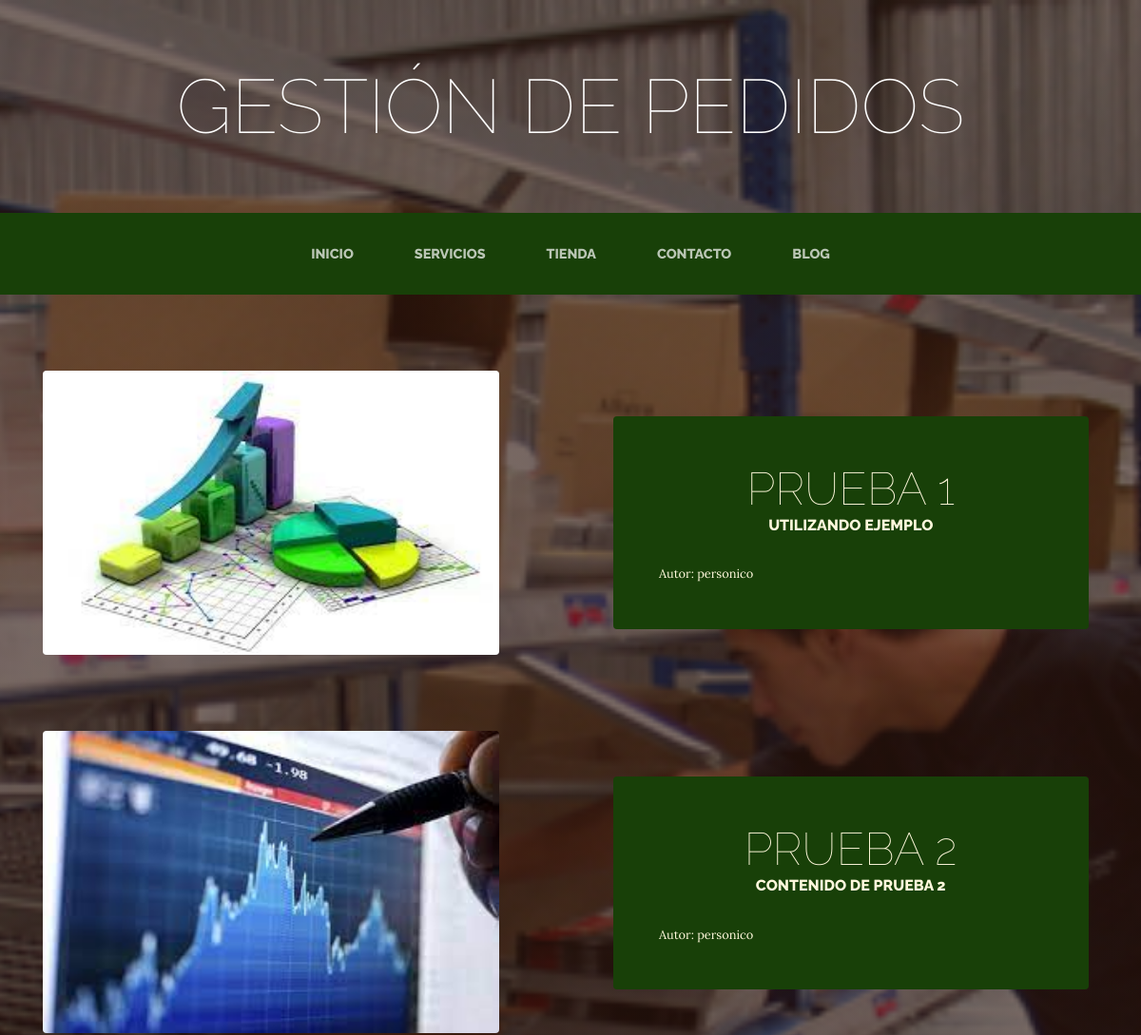
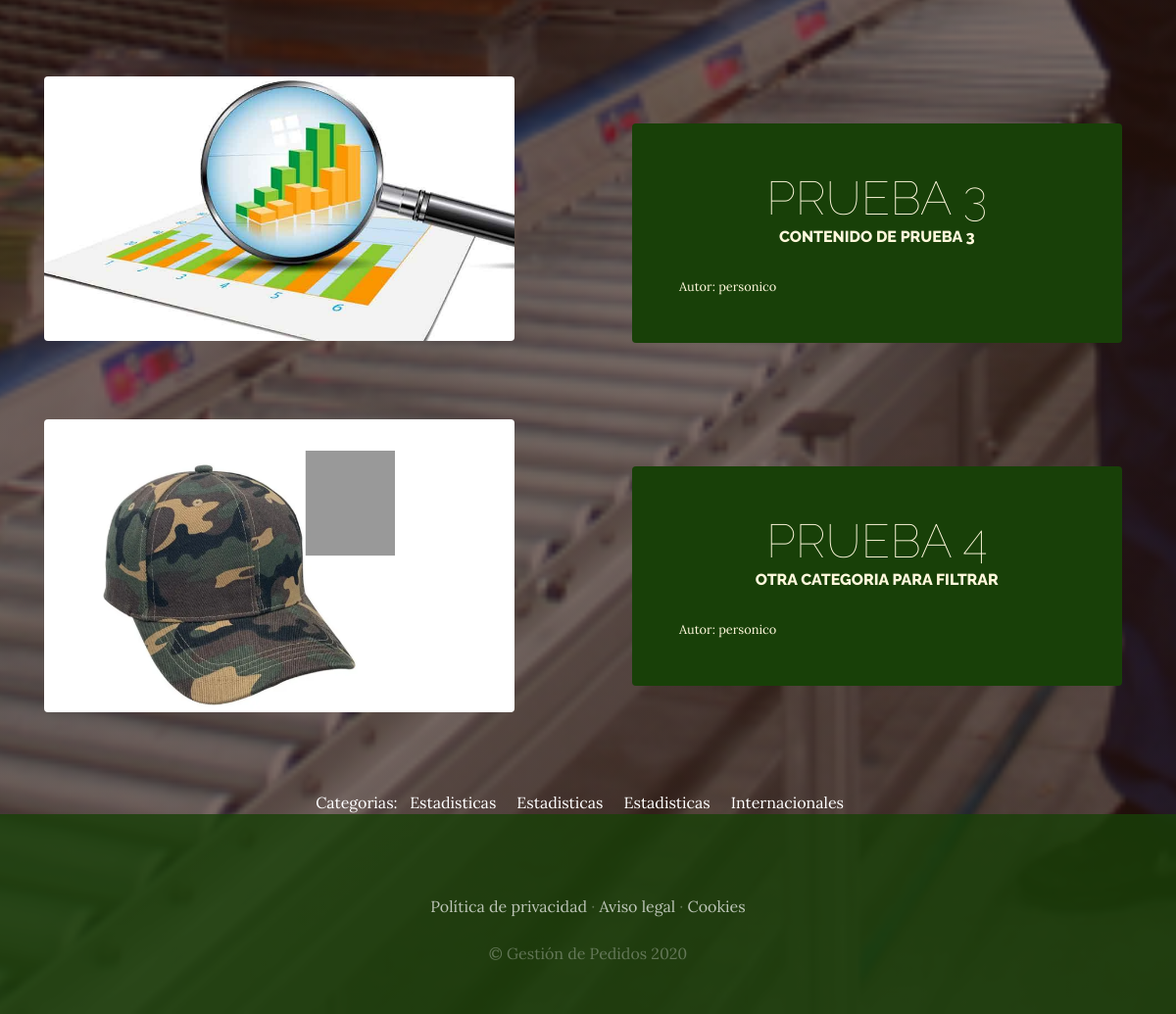
Screenshot of /blog/ with the database file from the repository (2 pictures, top to bottom).
### blog/models.py (models this page shows, shortened)
class Post(models.Model):
    titulo=models.CharField(max_length=50)
    contenido=models.CharField(max_length=50)
    autor= models.ForeignKey(User, on_delete=models.CASCADE)
    categorias=models.ManyToManyField(Categoria)
    imagen=models.ImageField(upload_to='blog',null=True,blank=True)
    created=models.DateTimeField(auto_now_add=True)
    updated=models.DateTimeField(auto_now_add=True)
    class Meta:
        verbose_name='post'
        verbose_name_plural='posts'

class Categoria(models.Model):
    nombre=models.CharField(max_length=50)
    created=models.DateTimeField(auto_now_add=True)
    updated=models.DateTimeField(auto_now_add=True)
    class Meta:
        verbose_name='categoria'
        verbose_name_plural='categorias'

### blog/views.py (the view)
# urls.py: 2. Add a URL to urlpatterns:  path('blog/', include('blog.urls'))
def blog(request):
    post=Post.objects.all()
    return render(request,"blog/blog.html",{"posts":post})

### blog/templates/blog/blog.html (shortened to what this page needs)
<html>
{% extends "PrimerProyectoWeb/base.html" %}
{% load static %}
{% block content %}
    {% for post in posts %}
    <section class="page-section clearfix">
        <div class="container">
          <div class="intro">
            <img class="intro-img img-fluid mb-3 mb-lg-0 rounded" src="{{post.imagen.url}}" style="width:  30em;" alt="">
            <div class="intro-text left-0 text-center bg-faded p-5 rounded">
              <h2 class="section-heading mb-4" >
                <span class="section-heading-lower">{{post.titulo}}</span>
                <span class="section-heading-upper">{{post.contenido}}</span>
              </h2>
             <div style="text-align: left; font-size: 0.8em;";> Autor: {{post.autor}}</div>
            </div>
          </div>
        </div>
      </section>
    {% endfor %}
    <section>
        <div style="text-align: center; color: white; width: 75%; margin: auto;">
            Categorias: &nbsp;
            {% for post in posts %}
                {% for categoria in post.categorias.all %}
                    {{categoria.nombre}} &nbsp;&nbsp;&nbsp;
                {% endfor %}
            {% endfor %}
        </div>
    </section>
{% endblock %}

### proyectApp/templates/PrimerProyectoWeb/base.html (shortened to what this page needs)
<html>
<head>
    {% load static %}
    <link href="{% static 'PrimerProyectoWeb/vendor/bootstrap/css/bootstrap.min.css' %}" rel="stylesheet">
    <link href="{% static 'PrimerProyectoWeb/css/gestion.css' %}" rel="stylesheet">
</head>
<body>
    <h1 class="site-heading text-center text-white d-none d-lg-block">
        <span class="site-heading-lower">Gestión de Pedidos</span>
      </h1>
 <nav class="navbar navbar-expand-lg navbar-dark py-lg-4" id="mainNav">
    <div class="container">
      <div class="collapse navbar-collapse" id="navbarResponsive">
        <ul class="navbar-nav mx-auto">
          <li class="nav-item {% if request.path == '/' %}active{% endif %} px-lg-4">
            <a class="nav-link text-uppercase text-expanded" href="{% url 'home' %}">Inicio</a>
          </li>
          <li class="nav-item {% if request.path == '/servicios' %}active{% endif %} px-lg-4">
            <a class="nav-link text-uppercase text-expanded" href="{% url 'servicios' %}">Servicios</a>
          </li>
          <li class="nav-item {% if request.path == '/tienda' %}active{% endif %} px-lg-4">
            <a class="nav-link text-uppercase text-expanded" href="{% url 'tienda' %}">Tienda</a>
          </li>
          <li class="nav-item {% if request.path == '/contacto' %}active{% endif %} px-lg-4">
            <a class="nav-link text-uppercase text-expanded" href="{% url 'contacto' %}">Contacto</a>
          </li>
          <li class="nav-item {% if request.path == '/blog' %}active{% endif %} px-lg-4">
            <a class="nav-link text-uppercase text-expanded" href="{% url 'blog' %}">Blog</a>
          </li>
        </ul>
      </div>
    </div>
  </nav>
    {% block content %}
    {% endblock %}
    <footer class="footer text-faded text-center py-5">
      <div class="container">
        <p class="m-0 mbt">
        	<a href="sample.html" class="link">Política de privacidad</a> ·
        	<a href="sample.html" class="link">Aviso legal</a> ·
        	<a href="sample.html" class="link">Cookies</a>
		</p>
        <p class="m-0 mbt1">&copy; Gestión de Pedidos 2020</p>
      </div>
	</footer>
</body>
</html>

### proyectApp/static/PrimerProyectoWeb/css/gestion.css (style rules this page uses)
body { font-family: 'Lora'; background: linear-gradient(rgba(47, 23, 15, 0.65), rgba(47, 23, 15, 0.65)), url("../img/bg_main.jpg"); background-attachment: fixed; background-position: center; background-size: cover; }
h1, h2, h3, h4, h5, h6 { font-family: 'Raleway'; }
p { line-height: 1.75; }
.text-faded { color: rgba(255, 255, 255, 0.3); }
.site-heading { margin-top: 5rem; margin-bottom: 5rem; text-transform: uppercase; line-height: 1; font-family: 'Raleway'; }
.site-heading .site-heading-lower { font-size: 5rem; font-weight: 100; line-height: 4rem; }
.page-section { margin-top: 5rem; margin-bottom: 5rem; }
.section-heading { text-transform: uppercase; }
.section-heading .section-heading-upper { display: block; font-size: 1rem; font-weight: 800; padding-bottom:.5rem; }
.section-heading .section-heading-lower { display: block; font-size: 3rem; font-weight: 100; }
.bg-faded { background-color: rgba(255, 255, 255, 0.85); }
#mainNav { background-color: rgba(24, 64, 8); font-family: 'Raleway'; }
#mainNav .navbar-nav .nav-item .nav-link { color: rgba(255, 255, 255, 0.7); font-weight: 800; }
@media (min-width: 992px) { #mainNav .navbar-nav .nav-item .nav-link { font-size: 0.9rem; } }
.intro { position: relative; }
@media (min-width: 992px) { .intro .intro-img { width: 75%; float: left; } }
@media (min-width: 992px) { .intro .intro-text { left: 600; width: 60%; margin-top: 3rem; background-color: rgba(24, 64, 8); color: cornsilk; position: absolute; } }
@media (min-width: 1200px) { .intro .intro-text { width: 45%; } }
.footer { background-color: rgba(24, 64, 8, 0.8); }
.mbt { padding-top: 2rem; }
.mbt1 { padding-top: 1.25rem; }
a.link { color: rgba(255, 255, 255, 0.7); }

### rows the page displays
Post: imagen (picture), titulo "PRUEBA 1", contenido "UTILIZANDO EJEMPLO", autor "personico"
Post: imagen (picture), titulo "PRUEBA 2", contenido "CONTENIDO DE PRUEBA 2", autor "personico"
Post: imagen (picture), titulo "PRUEBA 3", contenido "CONTENIDO DE PRUEBA 3", autor "personico"
Post: imagen (picture), titulo "PRUEBA 4", contenido "OTRA CATEGORIA PARA FILTRAR", autor "personico"
Categoria: nombre "Estadisticas"
Categoria: nombre "Internacionales"
